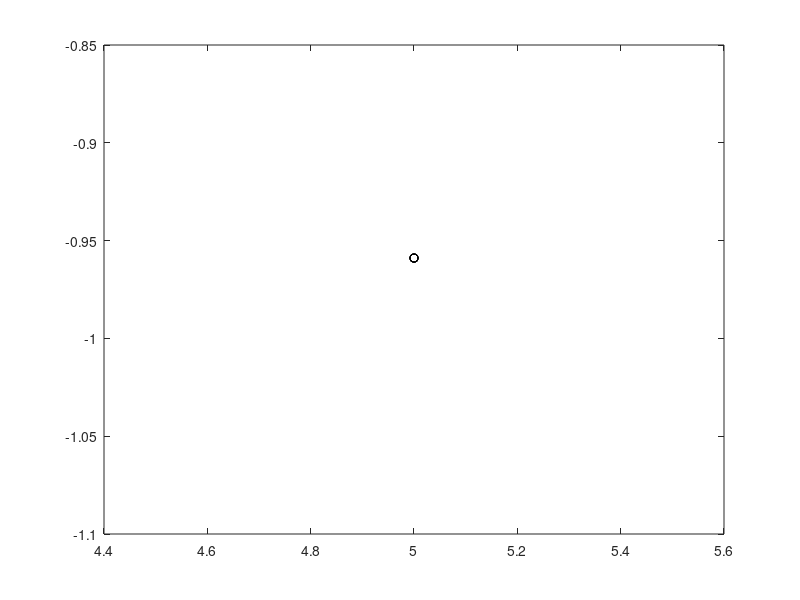

This chart was generated by the following MATLAB code: (Note: this script raises an error after producing the figure.)
clc;
clear;

leftB = input('Enter the left border: ');
rightB = input('Enter the right border: ');
nodes = input('Enter the number of nodes: ');

% nodes = 20;
x = linspace(leftB, rightB, nodes);
func = @(a) sin(a);
y = func(x);

degree = 1 : 10;
% degree = 1 : 25;
% degree = 1 : 100;
plotError = zeros(size(degree));

for i = degree
    polyCoefficients = polyfit(x, y, i);
    points = linspace(x(1), x(end), 100);
    funcInPoints = func(points);
    polInPoints = polyval(polyCoefficients, points);
    
    figure(1);
    grid on
    plot(x, y, 'ko', points, polInPoints, 'b')
    axis([leftB, rightB, -1.5, 1.5])
    pause(0.25);
%     pause(0.001);
    
    plotError(i) = max(abs(polInPoints-funcInPoints));
end

figure(2);
plot (degree, plotError, 'm');
